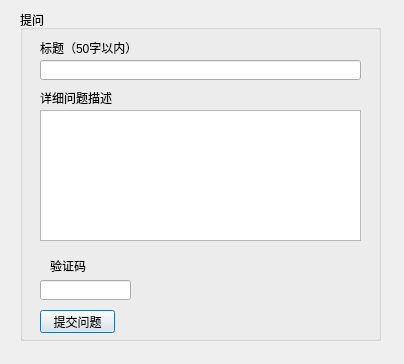
<?xml version="1.0" encoding="UTF-8"?>
<ui version="4.0">
 <class>Dialog</class>
 <widget class="QDialog" name="Dialog">
  <property name="geometry">
   <rect>
    <x>0</x>
    <y>0</y>
    <width>404</width>
    <height>364</height>
   </rect>
  </property>
  <property name="windowTitle">
   <string>知道-提问</string>
  </property>
  <widget class="QGroupBox" name="groupBox">
   <property name="geometry">
    <rect>
     <x>20</x>
     <y>10</y>
     <width>361</width>
     <height>331</height>
    </rect>
   </property>
   <property name="title">
    <string>提问</string>
   </property>
   <widget class="QLabel" name="label">
    <property name="geometry">
     <rect>
      <x>20</x>
      <y>30</y>
      <width>101</width>
      <height>16</height>
     </rect>
    </property>
    <property name="text">
     <string>标题（50字以内）</string>
    </property>
   </widget>
   <widget class="QLineEdit" name="title">
    <property name="geometry">
     <rect>
      <x>20</x>
      <y>50</y>
      <width>321</width>
      <height>20</height>
     </rect>
    </property>
   </widget>
   <widget class="QLabel" name="label_2">
    <property name="geometry">
     <rect>
      <x>20</x>
      <y>80</y>
      <width>91</width>
      <height>16</height>
     </rect>
    </property>
    <property name="text">
     <string>详细问题描述</string>
    </property>
   </widget>
   <widget class="QTextEdit" name="content">
    <property name="geometry">
     <rect>
      <x>20</x>
      <y>100</y>
      <width>321</width>
      <height>131</height>
     </rect>
    </property>
   </widget>
   <widget class="QPushButton" name="pushButton">
    <property name="geometry">
     <rect>
      <x>20</x>
      <y>300</y>
      <width>75</width>
      <height>23</height>
     </rect>
    </property>
    <property name="text">
     <string>提交问题</string>
    </property>
   </widget>
   <widget class="QLabel" name="vcodeimg">
    <property name="geometry">
     <rect>
      <x>130</x>
      <y>250</y>
      <width>100</width>
      <height>40</height>
     </rect>
    </property>
    <property name="text">
     <string/>
    </property>
   </widget>
   <widget class="QLineEdit" name="vcode">
    <property name="geometry">
     <rect>
      <x>20</x>
      <y>270</y>
      <width>91</width>
      <height>20</height>
     </rect>
    </property>
   </widget>
   <widget class="QLabel" name="label_4">
    <property name="geometry">
     <rect>
      <x>30</x>
      <y>250</y>
      <width>54</width>
      <height>12</height>
     </rect>
    </property>
    <property name="text">
     <string>验证码</string>
    </property>
   </widget>
  </widget>
 </widget>
 <resources/>
 <connections/>
</ui>
